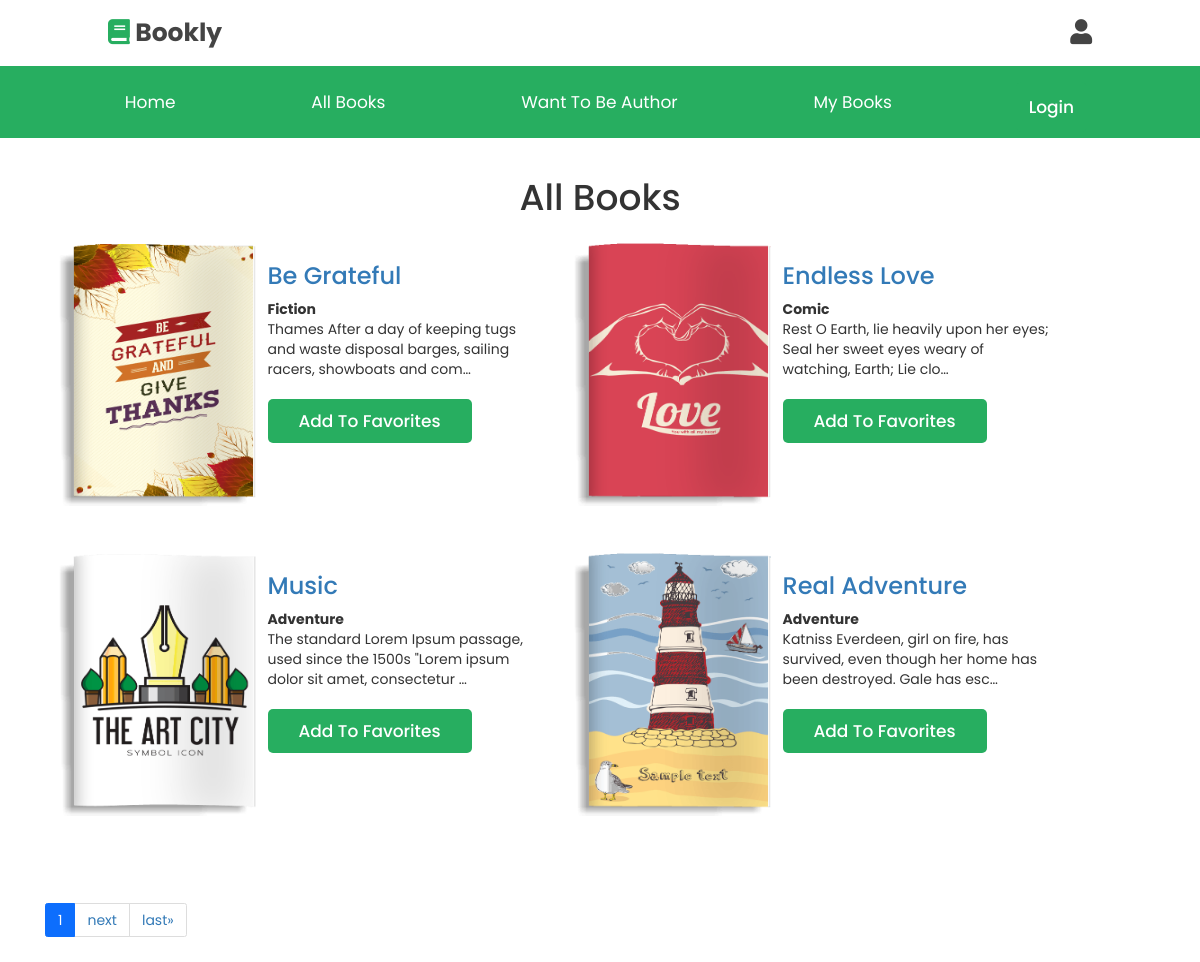
The page /books/ on the database its author committed.
### main_app/models.py (models this page shows, shortened)
class Book(models.Model):
    category = models.ForeignKey(Category, on_delete=models.CASCADE, related_name="books")
    name = models.CharField(max_length=50, unique=True)
    author = models.CharField(max_length=50)
    description = models.TextField()
    cover = models.ImageField(upload_to="images/")
    price = models.DecimalField(max_digits=6, decimal_places=2)
    discount_price = models.DecimalField(max_digits=6, decimal_places=2, null=True, blank=True)
    slug = models.SlugField(max_length=250, unique=True)
    is_active = models.BooleanField(default=True)
    is_new = models.BooleanField(default=False)
    created_at = models.DateTimeField(default=timezone.now)

class Category(models.Model):
    title = models.CharField(max_length=25)
    slug = models.SlugField(max_length=150, unique=True)
    class Meta:
        ordering = ["title"]
        verbose_name = "category"
        verbose_name_plural = "categories"

### main_app/views.py (the view)
# urls.py: path("books/", views.BooksView.as_view(), name="list"),
class BooksView(View):
    def get(self, request):
        books = Book.objects.all().order_by('slug')
        search_query = request.GET.get('q', '')
        if search_query:
            books = books.filter(
                Q(name__icontains=search_query) |
                Q(category__title__icontains=search_query)
                ).distinct()
        page_size = request.GET.get('page_size', 4)
        paginator = Paginator(books, page_size)
        page_num = request.GET.get('page', 1)
        page_obj = paginator.get_page(page_num)
        return render(request,"book/list.html",{"page_obj": page_obj, "search_query": search_query})

### main_app/templates/book/list.html (shortened to what this page needs)
{% extends "base.html" %}
{% block content %}
<div class="container">
    <h1 class='text-center mb-4'>All Books</h1>
    {% if page_obj %}
    <div class="row mb-5">
        {% for book in page_obj.object_list %}
            <div class="col-2 me-3 mb-5">
                <a href="{% url 'detail' book.slug %}">
                    <img class="cover-pic" src="{{ book.cover.url }}">
                </a>
            </div>
            <div class="col-3 ms-5 mt-3">
                <h3><a href="{% url 'detail' book.slug %}">{{ book.name }}</a></h3>
                <b>{{ book.category.title }}</b>
                <p>
                    {{ book.description|truncatechars:100 }}
                </p>
                <a href="{% url 'add_to_favorite' book.slug %}" class="btn">Add To Favorites</a>
            </div>
        {% endfor %}
    </div>
        <nav>
            <ul class="pagination">
                <li class="page-item active">
                    <a href="#" class="page-link">{{ page_obj.number }}</a>
                </li>
                {% if page_obj.has_next %}
                    <li class="page-item"><a class="page-link" href="?page={{ page_obj.next_page_number }}">next</a></li>
                    <li class="page-item"><a class="page-link" href="?page={{ page_obj.paginator.num_pages }}">last&raquo;</a></li>
                {% endif %}
            </ul>
        </nav>
    {% else %}
        No books found.
    {% endif %}
</div>
{% endblock %}

### static/css/style.css (style rules this page uses)
:root { --green:#27ae60; --dark-color:#219150; --black:#444; --light-color:#666; --border:.1rem solid rgba(0,0,0,.1); --border-hover:.1rem solid var(--black); --box-shadow:0 .5rem 1rem rgba(0,0,0,.1); }
* { font-family: 'Poppins', sans-serif; margin:0; padding:0; box-sizing: border-box; outline: none; border:none; text-decoration: none; transition:all .2s linear; transition:width none; }
html { font-size: 62.5%; overflow-x: hidden; scroll-padding-top: 5rem; scroll-behavior: smooth; }
.btn { margin-top: 1rem; display:inline-block; padding:.9rem 3rem; border-radius: .5rem; color:#fff; background:var(--green); font-size: 1.7rem; cursor: pointer; font-weight: 500; }
.cover-pic { width: 250px; height: 280px; }

### rows shown on the page
Book: cover (picture), name "Be Grateful", category "Fiction", description "Thames After a day of keeping tugs and waste disposal barges, sailing racers, showboats and com…"
Book: cover (picture), name "Endless Love", category "Comic", description "Rest O Earth, lie heavily upon her eyes; Seal her sweet eyes weary of watching, Earth; Lie clo…"
Book: cover (picture), name "Music", category "Adventure", description "The standard Lorem Ipsum passage, used since the 1500s \"Lorem ipsum dolor sit amet, consectetur …"
Book: cover (picture), name "Real Adventure", category "Adventure", description "Katniss Everdeen, girl on fire, has survived, even though her home has been destroyed. Gale has esc…"

### other values the page prints
{{ page_obj.number }} "1"
